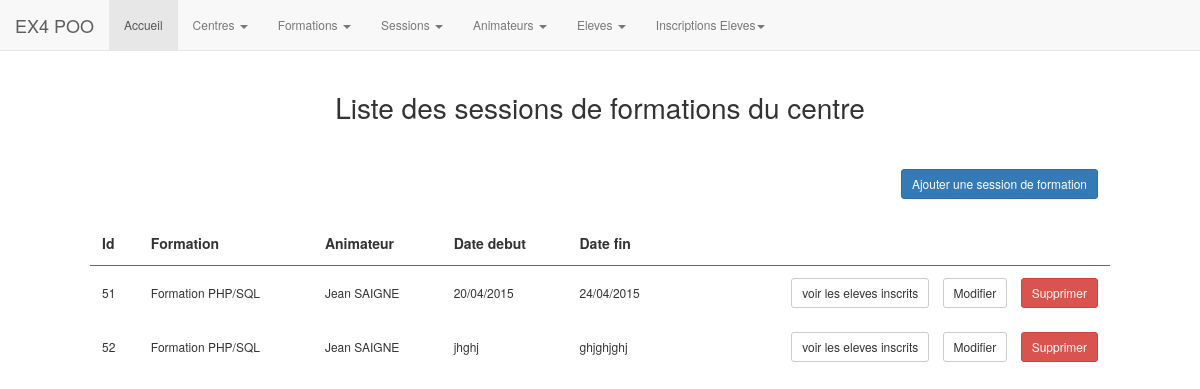
The page / on the database its author committed.
### tables this page shows
CREATE TABLE IF NOT EXISTS `sessions_formations` (
  `sf_id` bigint(20) NOT NULL AUTO_INCREMENT,
  `formation` int(11) NOT NULL,
  `date_debut` text NOT NULL,
  `date_fin` text NOT NULL,
  `animateur_id` int(5) NOT NULL,
  PRIMARY KEY (`sf_id`)
);

CREATE TABLE IF NOT EXISTS `formations` (
  `id` int(5) NOT NULL AUTO_INCREMENT,
  `intitule` varchar(120) NOT NULL,
  `duree_jours` int(4) NOT NULL,
  PRIMARY KEY (`id`)
);

CREATE TABLE IF NOT EXISTS `animateurs` (
  `id` int(5) NOT NULL AUTO_INCREMENT,
  `nom` varchar(120) NOT NULL,
  `prenom` varchar(120) NOT NULL,
  PRIMARY KEY (`id`)
);

### views/liste_sessions_formations.php (the view)
<h1>Liste des sessions de formations du centre</h1>
<p style="text-align:right; padding:12px;"><a href="/exercices/ex4_POO_centre_de_formation/?page=inscription_session_formation" class="btn btn-sm btn-primary">Ajouter une session de formation</a></p>
<table><tr><th>Id</th><th>Formation</th><th>Animateur</th><th>Date debut</th><th>Date fin</th><th></th></tr><?php
if(MySQL) {
    try {
    $tab = $db->query('SELECT sf.*, f.intitule as NomFormation, a.prenom as PrenomAnimateur, a.nom as NomAnimateur from `sessions_formations` sf, formations f, animateurs a where a.id=sf.animateur_id and f.id=sf.formation');
    foreach($tab as $a) {
        ?>
        <tr>
            <td><?=$a['sf_id'];?></td>
            <td><?=$a['NomFormation'];?></td>
            <td><?=$a['PrenomAnimateur']." ".$a['NomAnimateur'];?></td>
            <td><?=$a['date_debut'];?></td>
            <td><?=$a['date_fin'];?></td>
            <td class="action_box"><a href="#" class="btn btn-sm btn-default">voir les eleves inscrits</a>
                &nbsp;&nbsp;&nbsp;<a href="/exercices/ex4_POO_centre_de_formation/?page=maj_session_formation&session_formation_id=<?=$a['sf_id'];?>" class="btn btn-sm btn-default">Modifier</a>
                &nbsp;&nbsp;&nbsp;<a href="#" onclick="if(confirm('Sur ?')) document.location='/exercices/ex4_POO_centre_de_formation/?act=DELETE_SESSION_FORMATION&session_formation_id=<?=$a['sf_id'];?>'; " class="btn btn-sm btn-danger">Supprimer</a></td>
        </tr>
        <?php
    }
    } catch (PDOException $e) {
        print "Erreur !: " . $e->getMessage() . "<br/>";
        die();
    }
}
?></table>

### header.inc.php (shortened to what this page needs)
<!DOCTYPE html>
<html lang="fr">
  <head>
    <link href="assets/css/bootstrap.min.css" rel="stylesheet">
    <link href="assets/css/custom.css" rel="stylesheet">
  </head>
  <body>
      <? require_once(dirname(__FILE__).'/menu.inc.php'); ?>
      <article>

### menu.inc.php (shortened to what this page needs)
<div class="bs-example bs-navbar-top-example" data-example-id="navbar-fixed-to-top" style="/*display:none;/**/">
    <nav class="navbar navbar-default navbar-fixed-top">
      <div class="container-fluid">
        <div class="navbar-header">
          <a class="navbar-brand" href="#">EX4 POO</a>
        </div>
        <div class="collapse navbar-collapse" id="bs-example-navbar-collapse-6">
          <ul class="nav navbar-nav">
              <li class=" <? if( !isset($_GET['page']) || ($_GET['page']=='') ) echo " active"; ?>"><a href="/exercices/ex4_POO_centre_de_formation/">Accueil</a></li>
              <li class="dropdown <? if(isset($_GET['page']) && ( ($_GET['page']=='liste_centres') || ($_GET['page']=='inscription_centre') ) ) echo " active"; ?>">
                <a href="#" class="dropdown-toggle" data-toggle="dropdown" role="button" aria-expanded="false">Centres <span class="caret"></span></a>
              </li>
              <li class="dropdown <? if(isset($_GET['page']) && ( ($_GET['page']=='liste_formations') || ($_GET['page']=='inscription_formation') ) ) echo " active"; ?>">
                <a href="#" class="dropdown-toggle" data-toggle="dropdown" role="button" aria-expanded="false">Formations <span class="caret"></span></a>
              </li>
              <li class="dropdown <? if(isset($_GET['page']) && ( ($_GET['page']=='liste_sessions_formations') || ($_GET['page']=='inscription_session_formation') ) ) echo " active"; ?>">
                <a href="#" class="dropdown-toggle" data-toggle="dropdown" role="button" aria-expanded="false">Sessions <span class="caret"></span></a>
              </li>
              <li class="dropdown <? if(isset($_GET['page']) && ( ($_GET['page']=='liste_animateurs') || ($_GET['page']=='inscription_animateur') ) ) echo " active"; ?>">
                <a href="#" class="dropdown-toggle" data-toggle="dropdown" role="button" aria-expanded="false">Animateurs <span class="caret"></span></a>
              </li>
              <li class="dropdown <? if(isset($_GET['page']) && ( ($_GET['page']=='liste_eleve') || ($_GET['page']=='inscription_eleve') ) ) echo " active"; ?>">
                <a href="#" class="dropdown-toggle" data-toggle="dropdown" role="button" aria-expanded="false">Eleves <span class="caret"></span></a>
              </li>
              <li class="dropdown <? if(isset($_GET['page']) && ( ($_GET['page']=='liste_sessions_formations_eleves') || ($_GET['page']=='inscription_session_formation_eleve') ) ) echo " active"; ?>">
                <a href="#" class="dropdown-toggle" data-toggle="dropdown" role="button" aria-expanded="false">Inscriptions Eleves<span class="caret"></span></a>
              </li>
          </ul>
        </div>
      </div>
    </nav>
  </div>

### index.php (shortened to what this page needs)
<?php
try {
$db = new PDO('mysql:host=localhost;dbname='.'ex4_poo', $user='root', $pass='');
$db->setAttribute(PDO::ATTR_ERRMODE, PDO::ERRMODE_EXCEPTION);
require_once(dirname(__FILE__).'/action.php');
require_once(dirname(__FILE__).'/header.inc.php');
$page = '';
switch($page) {
    default:
        require(dirname(__FILE__).'/views/liste_sessions_formations.php');
    break;
}
require_once(dirname(__FILE__).'/footer.inc.php');
} catch (PDOException $e) {
    print "Erreur !: " . $e->getMessage() . "<br/>";
    $db = null;
    die();
}
?>

### footer.inc.php (shortened to what this page needs)
    </article>
  </body>
</html>

### assets/css/custom.css (style rules this page uses)
body { font-size:12px; }
article { padding-top: 72px; width:1020px; margin-left:auto; margin-right:auto; }
article h1 { font-size:28px; text-align:center; padding-bottom:24px; }
table { border: 0px solid #999999; width:100%; }
table tr th { font-size:14px; min-height:32px; padding:12px; border-bottom:1px solid #666666; }
table tr td { font-size:12px; min-height:26px; padding:12px; border-bottom:0px solid #a4a4a4; }
table tr td.action_box { text-align:right; }

### rows shown on the page
sessions_formations: sf_id "51", formations.intitule "Formation PHP/SQL", animateur.prenom "Jean", animateur.nom "SAIGNE", date_debut "20/04/2015", date_fin "24/04/2015"
sessions_formations: sf_id "52", formations.intitule "Formation PHP/SQL", animateur.prenom "Jean", animateur.nom "SAIGNE", date_debut "jhghj", date_fin "ghjghjghj"
